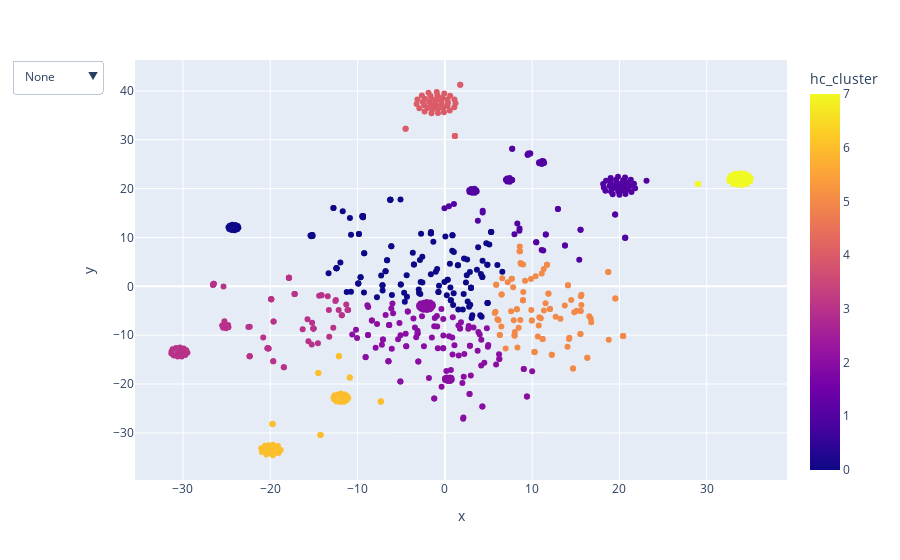

The notebook cell this image was saved under:
### Code cell
fig = px.scatter(
    df,
    x='x',
    y='y',
    color="hc_cluster",
    hover_data=["short_input_texts", "short_bot_texts","intent","short_entities","action_1"],
    )
fig.update_layout(
    updatemenus=[menus_list['hc_cluster']]
)


fig.show()

### Figure 1 — Plotly figure (JSON) as saved in the notebook; plotly's stock layout.template omitted (floating-point values rounded to 4 significant figures; data arrays with more than 128 entries replaced by an {"elided": "..."} marker saying what was removed)
{"data": [{"customdata": {"elided": "655x5 str values"}, "hovertemplate": "x=%{x}<br>y=%{y}<br>short_input_texts=%{customdata[0]}<br>short_bot_texts=%{customdata[1]}<br>intent=%{customdata[2]}<br>short_entities=%{customdata[3]}<br>action_1=%{customdata[4]}<br>hc_cluster=%{marker.color}<extra></extra>", "legendgroup": "", "marker": {"color": {"elided": "655 int values"}, "coloraxis": "coloraxis", "symbol": "circle"}, "mode": "markers", "name": "", "showlegend": false, "type": "scatter", "x": {"elided": "655 float values"}, "xaxis": "x", "y": {"elided": "655 float values"}, "yaxis": "y"}], "layout": {"coloraxis": {"colorbar": {"title": {"text": "hc_cluster"}}, "colorscale": [[0, "#0d0887"], [0.1111, "#46039f"], [0.2222, "#7201a8"], [0.3333, "#9c179e"], [0.4444, "#bd3786"], [0.5556, "#d8576b"], [0.6667, "#ed7953"], [0.7778, "#fb9f3a"], [0.8889, "#fdca26"], [1, "#f0f921"]]}, "legend": {"tracegroupgap": 0}, "margin": {"t": 60}, "updatemenus": [{"buttons": [{"args": ["shapes", []], "label": "None", "method": "relayout"}, {"args": ["shapes", [{"line": {"color": "#0d0887"}, "type": "circle", "x0": -24.78, "x1": 6.58, "xref": "x", "y0": -6.512, "y1": 17.78, "yref": "y"}]], "label": "Cluster 0", "method": "relayout"}, {"args": ["shapes", [{"line": {"color": "#46039f"}, "type": "circle", "x0": -0.04519, "x1": 23.1, "xref": "x", "y0": 5.416, "y1": 28.15, "yref": "y"}]], "label": "Cluster 1", "method": "relayout"}, {"args": ["shapes", [{"line": {"color": "#7201a8"}, "type": "circle", "x0": -10.61, "x1": 10.0, "xref": "x", "y0": -27.1, "y1": -3.219, "yref": "y"}]], "label": "Cluster 2", "method": "relayout"}, {"args": ["shapes", [{"line": {"color": "#9c179e"}, "type": "circle", "x0": -31.33, "x1": -11.07, "xref": "x", "y0": -16.56, "y1": 1.745, "yref": "y"}]], "label": "Cluster 3", "method": "relayout"}, {"args": ["shapes", [{"line": {"color": "#bd3786"}, "type": "circle", "x0": -4.501, "x1": 1.764, "xref": "x", "y0": 30.75, "y1": 41.25, "yref": "y"}]], "label": "Cluster 4", "method": "relayout"}, {"args": ["shapes", [{"line": {"color": "#d8576b"}, "type": "circle", "x0": 5.716, "x1": 20.42, "xref": "x", "y0": -16.83, "y1": 8.125, "yref": "y"}]], "label": "Cluster 5", "method": "relayout"}, {"args": ["shapes", [{"line": {"color": "#ed7953"}, "type": "circle", "x0": -21.03, "x1": -7.337, "xref": "x", "y0": -34.58, "y1": -14.33, "yref": "y"}]], "label": "Cluster 6", "method": "relayout"}, {"args": ["shapes", [{"line": {"color": "#fb9f3a"}, "type": "circle", "x0": 28.99, "x1": 35.03, "xref": "x", "y0": 20.73, "y1": 23.16, "yref": "y"}]], "label": "Cluster 7", "method": "relayout"}, {"args": ["shapes", [{"line": {"color": "#0d0887"}, "type": "circle", "x0": -24.78, "x1": 6.58, "xref": "x", "y0": -6.512, "y1": 17.78, "yref": "y"}, {"line": {"color": "#46039f"}, "type": "circle", "x0": -0.04519, "x1": 23.1, "xref": "x", "y0": 5.416, "y1": 28.15, "yref": "y"}, {"line": {"color": "#7201a8"}, "type": "circle", "x0": -10.61, "x1": 10.0, "xref": "x", "y0": -27.1, "y1": -3.219, "yref": "y"}, {"line": {"color": "#9c179e"}, "type": "circle", "x0": -31.33, "x1": -11.07, "xref": "x", "y0": -16.56, "y1": 1.745, "yref": "y"}, {"line": {"color": "#bd3786"}, "type": "circle", "x0": -4.501, "x1": 1.764, "xref": "x", "y0": 30.75, "y1": 41.25, "yref": "y"}, {"line": {"color": "#d8576b"}, "type": "circle", "x0": 5.716, "x1": 20.42, "xref": "x", "y0": -16.83, "y1": 8.125, "yref": "y"}, {"line": {"color": "#ed7953"}, "type": "circle", "x0": -21.03, "x1": -7.337, "xref": "x", "y0": -34.58, "y1": -14.33, "yref": "y"}, {"line": {"color": "#fb9f3a"}, "type": "circle", "x0": 28.99, "x1": 35.03, "xref": "x", "y0": 20.73, "y1": 23.16, "yref": "y"}]], "label": "All", "method": "relayout"}]}], "xaxis": {"anchor": "y", "domain": [0, 1], "title": {"text": "x"}}, "yaxis": {"anchor": "x", "domain": [0, 1], "title": {"text": "y"}}}}
